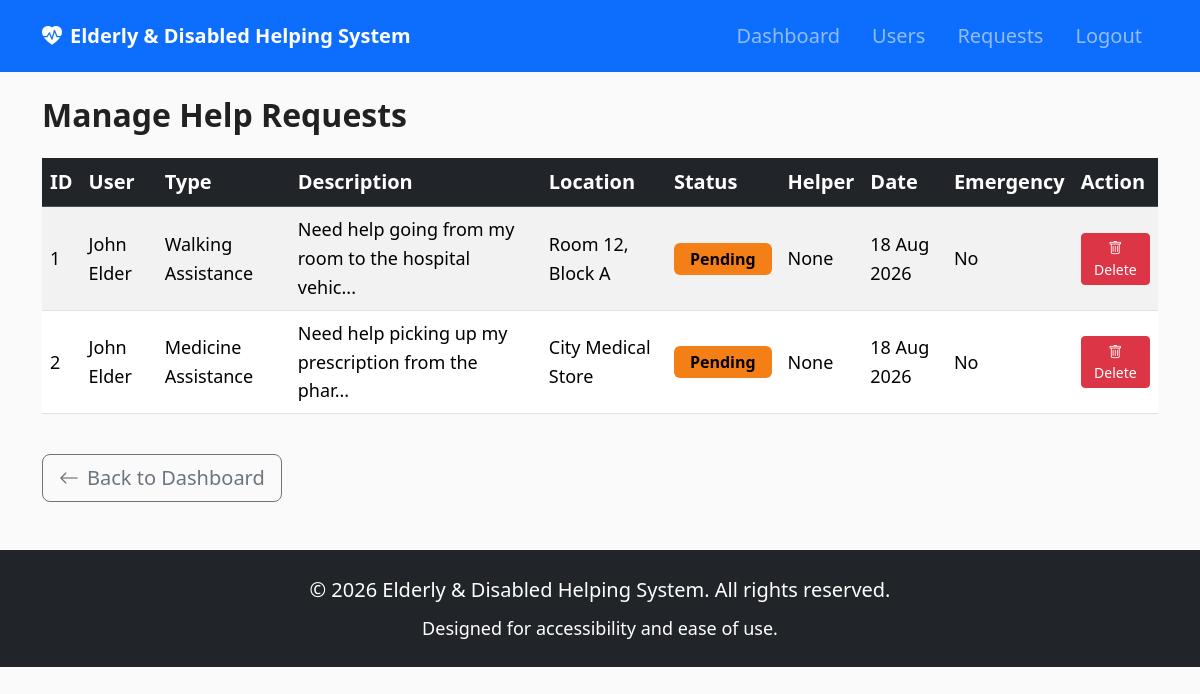
Screenshot of /admin/requests (signed in) with the database file from the repository.
### models.py (models this page shows, shortened)
class HelpRequest(db.Model):
    __tablename__ = 'help_requests'
    id = db.Column(db.Integer, primary_key=True)
    user_id = db.Column(db.Integer, db.ForeignKey('users.id'), nullable=False)
    helper_id = db.Column(db.Integer, db.ForeignKey('users.id'), nullable=True)
    request_type = db.Column(db.String(80), nullable=False)
    description = db.Column(db.Text, nullable=False)
    location = db.Column(db.String(200), nullable=False)
    emergency = db.Column(db.Boolean, default=False)
    status = db.Column(db.String(20), default='Pending')
    created_at = db.Column(db.DateTime, default=datetime.utcnow)
    completed_at = db.Column(db.DateTime, nullable=True)

class User(db.Model):
    __tablename__ = 'users'
    id = db.Column(db.Integer, primary_key=True)
    name = db.Column(db.String(120), nullable=False)
    email = db.Column(db.String(120), unique=True, nullable=False)
    password = db.Column(db.String(256), nullable=False)
    phone = db.Column(db.String(20), nullable=False)
    role = db.Column(db.String(20), nullable=False, default='user')
    disability_type = db.Column(db.String(50), default='None')
    created_at = db.Column(db.DateTime, default=datetime.utcnow)
    requests = db.relationship(
        'HelpRequest',
        backref='requester',
        foreign_keys='HelpRequest.user_id',
        lazy=True,
    )
    accepted_requests = db.relationship(
        'HelpRequest',
        backref='helper',
        foreign_keys='HelpRequest.helper_id',
        lazy=True,
    )

### app.py (the view)
@app.route('/admin/requests')
@login_required(role='admin')
def manage_requests():
    requests = HelpRequest.query.order_by(HelpRequest.created_at.desc()).all()
    return render_template('requests.html', requests=requests)

### app.py (called while the page is built)
def login_required(role=None):
    def decorator(f):
        @wraps(f)
        def decorated_function(*args, **kwargs):
            if 'user_id' not in session:
                flash('Please login to access this page.', 'warning')
                return redirect(url_for('login'))
            if role and session.get('role') != role:
                flash('You are not authorized to access this page.', 'danger')
                return redirect(url_for('dashboard_redirect_route'))
            return f(*args, **kwargs)
        return decorated_function
    return decorator

### templates/requests.html (shortened to what this page needs)
{% extends "base.html" %}
{% block content %}
<h1 class="mb-4">Manage Help Requests</h1>
{% if requests %}
<div class="table-responsive">
    <table class="table table-striped table-hover large-text">
        <thead class="table-dark">
            <tr>
                <th>ID</th>
                <th>User</th>
                <th>Type</th>
                <th>Description</th>
                <th>Location</th>
                <th>Status</th>
                <th>Helper</th>
                <th>Date</th>
                <th>Emergency</th>
                <th>Action</th>
            </tr>
        </thead>
        <tbody>
            {% for req in requests %}
            <tr {% if req.emergency %}class="table-danger"{% endif %}>
                <td>{{ req.id }}</td>
                <td>{{ req.requester.name }}</td>
                <td>{{ req.request_type }}</td>
                <td>{{ req.description[:50] }}{% if req.description|length > 50 %}...{% endif %}</td>
                <td>{{ req.location }}</td>
                <td>
                    <span class="badge status-badge status-{{ req.status|lower }}">{{ req.status }}</span>
                </td>
                <td>{{ req.helper.name if req.helper else 'None' }}</td>
                <td>{{ req.created_at.strftime('%d %b %Y') }}</td>
                <td>{% if req.emergency %}<span class="badge bg-danger">YES</span>{% else %}No{% endif %}</td>
                <td>
                    <form method="POST" action="{{ url_for('delete_request', request_id=req.id) }}"
                          onsubmit="return confirm('Are you sure you want to delete this request?');"
                          class="d-inline">
                        <button type="submit" class="btn btn-sm btn-danger">
                            <i class="bi bi-trash"></i> Delete
                        </button>
                    </form>
                </td>
            </tr>
            {% endfor %}
        </tbody>
    </table>
</div>
{% else %}
<div class="alert alert-info large-text">No requests found.</div>
{% endif %}
<div class="mt-4">
    <a href="{{ url_for('admin_dashboard') }}" class="btn btn-outline-secondary btn-lg">
        <i class="bi bi-arrow-left me-2"></i>Back to Dashboard
    </a>
</div>
{% endblock %}

### static/css/style.css (style rules this page uses)
:root { --primary-color: #0d47a1; --success-color: #2e7d32; --danger-color: #c62828; --warning-color: #f57f17; --info-color: #0277bd; --text-color: #212121; --bg-color: #fafafa; --font-size-base: 1.125rem; --font-size-large: 1.25rem; --btn-padding: 0.875rem 2rem; }
* { box-sizing: border-box; }
body { font-family: 'Segoe UI', Tahoma, Geneva, Verdana, sans-serif; font-size: var(--font-size-base); color: var(--text-color); background-color: var(--bg-color); line-height: 1.6; }
.large-text { font-size: var(--font-size-large); }
h1, h2, h3, h4 { font-weight: 700; color: var(--text-color); }
h1 { font-size: 2rem; }
.status-badge { font-size: 1rem; padding: 0.5rem 1rem; }
.status-pending { background-color: var(--warning-color) !important; color: #000 !important; }
.table { font-size: var(--font-size-base); }
.table th { font-size: var(--font-size-large); font-weight: 600; }
.table td { vertical-align: middle; }

### rows the page displays
HelpRequest: id "1", requester.name "John Elder", request_type "Walking Assistance", description "Need help going from my room to the hospital vehic", location "Room 12, Block A", status "Pending", helper "None", created_at "18 Aug 2026", emergency "No"
HelpRequest: id "2", requester.name "John Elder", request_type "Medicine Assistance", description "Need help picking up my prescription from the phar", location "City Medical Store", status "Pending", helper "None", created_at "18 Aug 2026", emergency "No"
